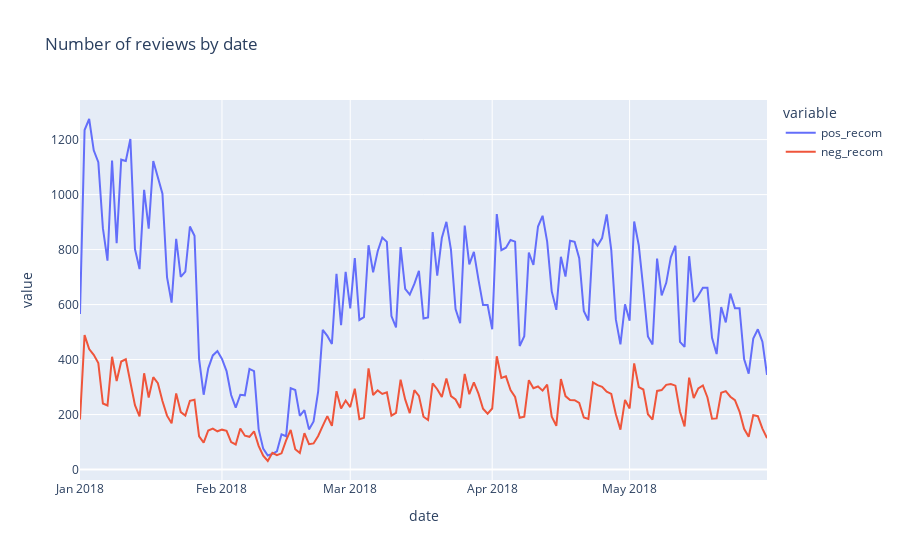

Notebook code cell kept with this figure:
### Code cell
fig = px.line(df_date, x=df_date.index, y=['pos_recom', 'neg_recom'], title='Number of reviews by date')
fig.show()

### Figure 1 — Plotly figure (JSON) as saved in the notebook; plotly's stock layout.template omitted (floating-point values rounded to 4 significant figures; data arrays with more than 128 entries replaced by an {"elided": "..."} marker saying what was removed)
{"data": [{"hovertemplate": "variable=pos_recom<br>date=%{x}<br>value=%{y}<extra></extra>", "legendgroup": "pos_recom", "line": {"color": "#636efa", "dash": "solid"}, "marker": {"symbol": "circle"}, "mode": "lines", "name": "pos_recom", "orientation": "v", "showlegend": true, "type": "scatter", "x": {"elided": "151 str values"}, "xaxis": "x", "y": {"elided": "151 int values"}, "yaxis": "y"}, {"hovertemplate": "variable=neg_recom<br>date=%{x}<br>value=%{y}<extra></extra>", "legendgroup": "neg_recom", "line": {"color": "#EF553B", "dash": "solid"}, "marker": {"symbol": "circle"}, "mode": "lines", "name": "neg_recom", "orientation": "v", "showlegend": true, "type": "scatter", "x": {"elided": "151 str values"}, "xaxis": "x", "y": {"elided": "151 int values"}, "yaxis": "y"}], "layout": {"legend": {"title": {"text": "variable"}, "tracegroupgap": 0}, "title": {"text": "Number of reviews by date"}, "xaxis": {"anchor": "y", "domain": [0, 1], "title": {"text": "date"}}, "yaxis": {"anchor": "x", "domain": [0, 1], "title": {"text": "value"}}}}
